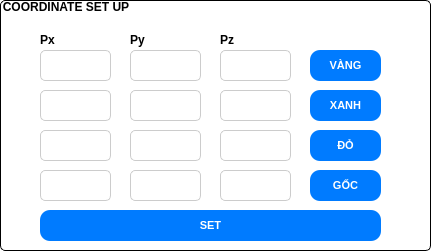
     <widget class="QGroupBox" name="groupBox_24">
      <property name="geometry">
       <rect>
        <x>490</x>
        <y>520</y>
        <width>431</width>
        <height>251</height>
       </rect>
      </property>
      <property name="font">
       <font>
        <pointsize>9</pointsize>
        <weight>75</weight>
        <bold>true</bold>
       </font>
      </property>
      <property name="styleSheet">
       <string notr="true">QGroupBox::title {
    /* Khắc phục lỗi cú pháp: Màu chữ đen */
    color: rgb(0, 0, 0); 
    
    /* ĐẶT NỀN TIÊU ĐỀ TRONG SUỐT */
    background-color: transparent; 
    
    /* Các thuộc tính cần thiết để tiêu đề hiển thị đúng */
    subcontrol-origin: margin;
    subcontrol-position: top left; /* Vị trí tiêu đề (ví dụ: ở giữa trên) */
    padding: 0 1px; /* Đệm xung quanh chữ tiêu đề */
    font-weight: bold;
}

QGroupBox {
    /* Thiết lập khung GroupBox */
    border: 1px solid black;
    border-radius: 5px;
    margin-top: 1.3em; /* Rất quan trọng để chừa chỗ cho tiêu đề */
    background-color: white; /* Màu nền của GroupBox */
    padding: 5px; /* Thêm padding cho nội dung bên trong */
}</string>
      </property>
      <property name="title">
       <string>COORDINATE SET UP</string>
      </property>
      <widget class="QLabel" name="label_51">
       <property name="geometry">
        <rect>
         <x>40</x>
         <y>30</y>
         <width>61</width>
         <height>20</height>
        </rect>
       </property>
       <property name="styleSheet">
        <string notr="true">QLabel {
    /* Khắc phục lỗi cú pháp màu chữ và chỉnh màu */
    color: #000000; /* Màu đỏ đô */
    
    /* 1. CĂN GIỮA NỘI DUNG */
    qproperty-alignment: AlignCenter;
    
    /* 2. Cỡ chữ (Font Size) */
    font-size: 12px;
    
    /* 3. In đậm (Font Weight) */
    font-weight: bold;
    
    /* Các tùy chỉnh phông chữ khác */
    font-family: &quot;Arial&quot;, sans-serif;
    
    /* Nền và các tùy chỉnh khác */
    background-color: transparent; 
}</string>
       </property>
       <property name="text">
        <string>Px</string>
       </property>
      </widget>
      <widget class="QLabel" name="label_52">
       <property name="geometry">
        <rect>
         <x>130</x>
         <y>30</y>
         <width>61</width>
         <height>20</height>
        </rect>
       </property>
       <property name="styleSheet">
        <string notr="true">QLabel {
    /* Khắc phục lỗi cú pháp màu chữ và chỉnh màu */
    color: #000000; /* Màu đỏ đô */
    
    /* 1. CĂN GIỮA NỘI DUNG */
    qproperty-alignment: AlignCenter;
    
    /* 2. Cỡ chữ (Font Size) */
    font-size: 12px;
    
    /* 3. In đậm (Font Weight) */
    font-weight: bold;
    
    /* Các tùy chỉnh phông chữ khác */
    font-family: &quot;Arial&quot;, sans-serif;
    
    /* Nền và các tùy chỉnh khác */
    background-color: transparent; 
}</string>
       </property>
       <property name="text">
        <string>Py</string>
       </property>
      </widget>
      <widget class="QTextEdit" name="txtPx_I_6">
       <property name="geometry">
        <rect>
         <x>40</x>
         <y>50</y>
         <width>71</width>
         <height>31</height>
        </rect>
       </property>
       <property name="styleSheet">
        <string notr="true">QTextEdit {
    /* Màu nền và màu chữ mặc định */
    background-color: #ffffff; /* Nền trắng */
    color: #333333; /* Màu chữ xám đậm */
    
    /* Thiết lập đường viền */
    border: 1px solid #cccccc; /* Viền mỏng màu xám */
    border-radius: 5px; /* Bo tròn góc */
    
    /* Khoảng đệm (padding) bên trong */
    padding: 2px; 
    
    /* Cấu hình phông chữ */
    font-size: 12px;
    font-family: &quot;Segoe UI&quot;, Arial, sans-serif;
}

QTextEdit:focus {
    /* Khi widget được chọn (nhấp vào) */
    border: 2px solid #007bff; /* Viền dày hơn, màu xanh dương nổi bật */
    background-color: #f0f8ff; /* Nền hơi xanh nhạt */
}

QTextEdit:read-only {
    /* Khi QTextEdit chỉ ở chế độ đọc (không thể chỉnh sửa) */
    background-color: #f5f5f5; /* Nền xám nhạt */
    color: #666666; /* Màu chữ xám mờ hơn */
    border: 1px dashed #aaaaaa; /* Viền nét đứt */
}</string>
       </property>
      </widget>
      <widget class="QLabel" name="label_53">
       <property name="geometry">
        <rect>
         <x>220</x>
         <y>30</y>
         <width>61</width>
         <height>20</height>
        </rect>
       </property>
       <property name="styleSheet">
        <string notr="true">QLabel {
    /* Khắc phục lỗi cú pháp màu chữ và chỉnh màu */
    color: #000000; /* Màu đỏ đô */
    
    /* 1. CĂN GIỮA NỘI DUNG */
    qproperty-alignment: AlignCenter;
    
    /* 2. Cỡ chữ (Font Size) */
    font-size: 12px;
    
    /* 3. In đậm (Font Weight) */
    font-weight: bold;
    
    /* Các tùy chỉnh phông chữ khác */
    font-family: &quot;Arial&quot;, sans-serif;
    
    /* Nền và các tùy chỉnh khác */
    background-color: transparent; 
}</string>
       </property>
       <property name="text">
        <string>Pz</string>
       </property>
      </widget>
      <widget class="QTextEdit" name="txtPy_I_6">
       <property name="geometry">
        <rect>
         <x>130</x>
         <y>50</y>
         <width>71</width>
         <height>31</height>
        </rect>
       </property>
       <property name="styleSheet">
        <string notr="true">QTextEdit {
    /* Màu nền và màu chữ mặc định */
    background-color: #ffffff; /* Nền trắng */
    color: #333333; /* Màu chữ xám đậm */
    
    /* Thiết lập đường viền */
    border: 1px solid #cccccc; /* Viền mỏng màu xám */
    border-radius: 5px; /* Bo tròn góc */
    
    /* Khoảng đệm (padding) bên trong */
    padding: 2px; 
    
    /* Cấu hình phông chữ */
    font-size: 12px;
    font-family: &quot;Segoe UI&quot;, Arial, sans-serif;
}

QTextEdit:focus {
    /* Khi widget được chọn (nhấp vào) */
    border: 2px solid #007bff; /* Viền dày hơn, màu xanh dương nổi bật */
    background-color: #f0f8ff; /* Nền hơi xanh nhạt */
}

QTextEdit:read-only {
    /* Khi QTextEdit chỉ ở chế độ đọc (không thể chỉnh sửa) */
    background-color: #f5f5f5; /* Nền xám nhạt */
    color: #666666; /* Màu chữ xám mờ hơn */
    border: 1px dashed #aaaaaa; /* Viền nét đứt */
}</string>
       </property>
      </widget>
      <widget class="QTextEdit" name="txtPz_I_6">
       <property name="geometry">
        <rect>
         <x>220</x>
         <y>50</y>
         <width>71</width>
         <height>31</height>
        </rect>
       </property>
       <property name="styleSheet">
        <string notr="true">QTextEdit {
    /* Màu nền và màu chữ mặc định */
    background-color: #ffffff; /* Nền trắng */
    color: #333333; /* Màu chữ xám đậm */
    
    /* Thiết lập đường viền */
    border: 1px solid #cccccc; /* Viền mỏng màu xám */
    border-radius: 5px; /* Bo tròn góc */
    
    /* Khoảng đệm (padding) bên trong */
    padding: 2px; 
    
    /* Cấu hình phông chữ */
    font-size: 12px;
    font-family: &quot;Segoe UI&quot;, Arial, sans-serif;
}

QTextEdit:focus {
    /* Khi widget được chọn (nhấp vào) */
    border: 2px solid #007bff; /* Viền dày hơn, màu xanh dương nổi bật */
    background-color: #f0f8ff; /* Nền hơi xanh nhạt */
}

QTextEdit:read-only {
    /* Khi QTextEdit chỉ ở chế độ đọc (không thể chỉnh sửa) */
    background-color: #f5f5f5; /* Nền xám nhạt */
    color: #666666; /* Màu chữ xám mờ hơn */
    border: 1px dashed #aaaaaa; /* Viền nét đứt */
}</string>
       </property>
      </widget>
      <widget class="QPushButton" name="senddo_3">
       <property name="geometry">
        <rect>
         <x>310</x>
         <y>130</y>
         <width>71</width>
         <height>31</height>
        </rect>
       </property>
       <property name="styleSheet">
        <string notr="true">QPushButton {
    /* Trạng thái mặc định */
    background-color: #007bff; /* Màu xanh dương cơ bản */
    color: white;
    border: none;
        padding: 4px 8px;
    border-radius: 10px;
    font-size: 11px;
    font-weight: bold;
    transition: background-color 0.3s ease; /* (Gợi ý: Dùng trong PySide/PyQt, có thể không thấy hiệu ứng trong Designer) */
}

QPushButton:hover {
    /* Khi di chuột qua (mouse hover) */
    background-color: #0056b3; /* Màu xanh dương đậm hơn */
    border: 2px solid #004085;
    cursor: pointer; /* Thay đổi con trỏ chuột (có thể không hoạt động trong Designer) */
}

QPushButton:pressed {
    /* Khi nút được nhấn xuống (mouse button pressed) */
    background-color: #004085; /* Màu xanh đậm nhất */
    padding-top: 14px; /* Tạo hiệu ứng &quot;nhấn xuống&quot; bằng cách thay đổi đệm */
    padding-bottom: 10px;
}

QPushButton:disabled {
    /* Khi nút bị vô hiệu hóa (disable) */
    background-color: #cccccc;
    color: #666666;
    border: 1px solid #999999;
}</string>
       </property>
       <property name="text">
        <string>ĐỎ</string>
       </property>
      </widget>
      <widget class="QPushButton" name="sendxanh_3">
       <property name="geometry">
        <rect>
         <x>310</x>
         <y>90</y>
         <width>71</width>
         <height>31</height>
        </rect>
       </property>
       <property name="styleSheet">
        <string notr="true">QPushButton {
    /* Trạng thái mặc định */
    background-color: #007bff; /* Màu xanh dương cơ bản */
    color: white;
    border: none;
        padding: 4px 8px;
    border-radius: 10px;
    font-size: 11px;
    font-weight: bold;
    transition: background-color 0.3s ease; /* (Gợi ý: Dùng trong PySide/PyQt, có thể không thấy hiệu ứng trong Designer) */
}

QPushButton:hover {
    /* Khi di chuột qua (mouse hover) */
    background-color: #0056b3; /* Màu xanh dương đậm hơn */
    border: 2px solid #004085;
    cursor: pointer; /* Thay đổi con trỏ chuột (có thể không hoạt động trong Designer) */
}

QPushButton:pressed {
    /* Khi nút được nhấn xuống (mouse button pressed) */
    background-color: #004085; /* Màu xanh đậm nhất */
    padding-top: 14px; /* Tạo hiệu ứng &quot;nhấn xuống&quot; bằng cách thay đổi đệm */
    padding-bottom: 10px;
}

QPushButton:disabled {
    /* Khi nút bị vô hiệu hóa (disable) */
    background-color: #cccccc;
    color: #666666;
    border: 1px solid #999999;
}</string>
       </property>
       <property name="text">
        <string>XANH</string>
       </property>
      </widget>
      <widget class="QPushButton" name="sendvang_3">
       <property name="geometry">
        <rect>
         <x>310</x>
         <y>50</y>
         <width>71</width>
         <height>31</height>
        </rect>
       </property>
       <property name="styleSheet">
        <string notr="true">QPushButton {
    /* Trạng thái mặc định */
    background-color: #007bff; /* Màu xanh dương cơ bản */
    color: white;
    border: none;
        padding: 4px 8px;
    border-radius: 10px;
    font-size: 11px;
    font-weight: bold;
    transition: background-color 0.3s ease; /* (Gợi ý: Dùng trong PySide/PyQt, có thể không thấy hiệu ứng trong Designer) */
}

QPushButton:hover {
    /* Khi di chuột qua (mouse hover) */
    background-color: #0056b3; /* Màu xanh dương đậm hơn */
    border: 2px solid #004085;
    cursor: pointer; /* Thay đổi con trỏ chuột (có thể không hoạt động trong Designer) */
}

QPushButton:pressed {
    /* Khi nút được nhấn xuống (mouse button pressed) */
    background-color: #004085; /* Màu xanh đậm nhất */
    padding-top: 14px; /* Tạo hiệu ứng &quot;nhấn xuống&quot; bằng cách thay đổi đệm */
    padding-bottom: 10px;
}

QPushButton:disabled {
    /* Khi nút bị vô hiệu hóa (disable) */
    background-color: #cccccc;
    color: #666666;
    border: 1px solid #999999;
}</string>
       </property>
       <property name="text">
        <string>VÀNG</string>
       </property>
      </widget>
      <widget class="QTextEdit" name="txtPy_I_7">
       <property name="geometry">
        <rect>
         <x>130</x>
         <y>90</y>
         <width>71</width>
         <height>31</height>
        </rect>
       </property>
       <property name="styleSheet">
        <string notr="true">QTextEdit {
    /* Màu nền và màu chữ mặc định */
    background-color: #ffffff; /* Nền trắng */
    color: #333333; /* Màu chữ xám đậm */
    
    /* Thiết lập đường viền */
    border: 1px solid #cccccc; /* Viền mỏng màu xám */
    border-radius: 5px; /* Bo tròn góc */
    
    /* Khoảng đệm (padding) bên trong */
    padding: 2px; 
    
    /* Cấu hình phông chữ */
    font-size: 12px;
    font-family: &quot;Segoe UI&quot;, Arial, sans-serif;
}

QTextEdit:focus {
    /* Khi widget được chọn (nhấp vào) */
    border: 2px solid #007bff; /* Viền dày hơn, màu xanh dương nổi bật */
    background-color: #f0f8ff; /* Nền hơi xanh nhạt */
}

QTextEdit:read-only {
    /* Khi QTextEdit chỉ ở chế độ đọc (không thể chỉnh sửa) */
    background-color: #f5f5f5; /* Nền xám nhạt */
    color: #666666; /* Màu chữ xám mờ hơn */
    border: 1px dashed #aaaaaa; /* Viền nét đứt */
}</string>
       </property>
      </widget>
      <widget class="QTextEdit" name="txtPz_I_7">
       <property name="geometry">
        <rect>
         <x>220</x>
         <y>90</y>
         <width>71</width>
         <height>31</height>
        </rect>
       </property>
       <property name="styleSheet">
        <string notr="true">QTextEdit {
    /* Màu nền và màu chữ mặc định */
    background-color: #ffffff; /* Nền trắng */
    color: #333333; /* Màu chữ xám đậm */
    
    /* Thiết lập đường viền */
    border: 1px solid #cccccc; /* Viền mỏng màu xám */
    border-radius: 5px; /* Bo tròn góc */
    
    /* Khoảng đệm (padding) bên trong */
    padding: 2px; 
    
    /* Cấu hình phông chữ */
    font-size: 12px;
    font-family: &quot;Segoe UI&quot;, Arial, sans-serif;
}

QTextEdit:focus {
    /* Khi widget được chọn (nhấp vào) */
    border: 2px solid #007bff; /* Viền dày hơn, màu xanh dương nổi bật */
    background-color: #f0f8ff; /* Nền hơi xanh nhạt */
}

QTextEdit:read-only {
    /* Khi QTextEdit chỉ ở chế độ đọc (không thể chỉnh sửa) */
    background-color: #f5f5f5; /* Nền xám nhạt */
    color: #666666; /* Màu chữ xám mờ hơn */
    border: 1px dashed #aaaaaa; /* Viền nét đứt */
}</string>
       </property>
      </widget>
      <widget class="QTextEdit" name="txtPx_I_7">
       <property name="geometry">
        <rect>
         <x>40</x>
         <y>90</y>
         <width>71</width>
         <height>31</height>
        </rect>
       </property>
       <property name="styleSheet">
        <string notr="true">QTextEdit {
    /* Màu nền và màu chữ mặc định */
    background-color: #ffffff; /* Nền trắng */
    color: #333333; /* Màu chữ xám đậm */
    
    /* Thiết lập đường viền */
    border: 1px solid #cccccc; /* Viền mỏng màu xám */
    border-radius: 5px; /* Bo tròn góc */
    
    /* Khoảng đệm (padding) bên trong */
    padding: 2px; 
    
    /* Cấu hình phông chữ */
    font-size: 12px;
    font-family: &quot;Segoe UI&quot;, Arial, sans-serif;
}

QTextEdit:focus {
    /* Khi widget được chọn (nhấp vào) */
    border: 2px solid #007bff; /* Viền dày hơn, màu xanh dương nổi bật */
    background-color: #f0f8ff; /* Nền hơi xanh nhạt */
}

QTextEdit:read-only {
    /* Khi QTextEdit chỉ ở chế độ đọc (không thể chỉnh sửa) */
    background-color: #f5f5f5; /* Nền xám nhạt */
    color: #666666; /* Màu chữ xám mờ hơn */
    border: 1px dashed #aaaaaa; /* Viền nét đứt */
}</string>
       </property>
      </widget>
      <widget class="QTextEdit" name="txtPy_I_16">
       <property name="geometry">
        <rect>
         <x>130</x>
         <y>130</y>
         <width>71</width>
         <height>31</height>
        </rect>
       </property>
       <property name="styleSheet">
        <string notr="true">QTextEdit {
    /* Màu nền và màu chữ mặc định */
    background-color: #ffffff; /* Nền trắng */
    color: #333333; /* Màu chữ xám đậm */
    
    /* Thiết lập đường viền */
    border: 1px solid #cccccc; /* Viền mỏng màu xám */
    border-radius: 5px; /* Bo tròn góc */
    
    /* Khoảng đệm (padding) bên trong */
    padding: 2px; 
    
    /* Cấu hình phông chữ */
    font-size: 12px;
    font-family: &quot;Segoe UI&quot;, Arial, sans-serif;
}

QTextEdit:focus {
    /* Khi widget được chọn (nhấp vào) */
    border: 2px solid #007bff; /* Viền dày hơn, màu xanh dương nổi bật */
    background-color: #f0f8ff; /* Nền hơi xanh nhạt */
}

QTextEdit:read-only {
    /* Khi QTextEdit chỉ ở chế độ đọc (không thể chỉnh sửa) */
    background-color: #f5f5f5; /* Nền xám nhạt */
    color: #666666; /* Màu chữ xám mờ hơn */
    border: 1px dashed #aaaaaa; /* Viền nét đứt */
}</string>
       </property>
      </widget>
      <widget class="QTextEdit" name="txtPz_I_16">
       <property name="geometry">
        <rect>
         <x>220</x>
         <y>130</y>
         <width>71</width>
         <height>31</height>
        </rect>
       </property>
       <property name="styleSheet">
        <string notr="true">QTextEdit {
    /* Màu nền và màu chữ mặc định */
    background-color: #ffffff; /* Nền trắng */
    color: #333333; /* Màu chữ xám đậm */
    
    /* Thiết lập đường viền */
    border: 1px solid #cccccc; /* Viền mỏng màu xám */
    border-radius: 5px; /* Bo tròn góc */
    
    /* Khoảng đệm (padding) bên trong */
    padding: 2px; 
    
    /* Cấu hình phông chữ */
    font-size: 12px;
    font-family: &quot;Segoe UI&quot;, Arial, sans-serif;
}

QTextEdit:focus {
    /* Khi widget được chọn (nhấp vào) */
    border: 2px solid #007bff; /* Viền dày hơn, màu xanh dương nổi bật */
    background-color: #f0f8ff; /* Nền hơi xanh nhạt */
}

QTextEdit:read-only {
    /* Khi QTextEdit chỉ ở chế độ đọc (không thể chỉnh sửa) */
    background-color: #f5f5f5; /* Nền xám nhạt */
    color: #666666; /* Màu chữ xám mờ hơn */
    border: 1px dashed #aaaaaa; /* Viền nét đứt */
}</string>
       </property>
      </widget>
      <widget class="QTextEdit" name="txtPx_I_16">
       <property name="geometry">
        <rect>
         <x>40</x>
         <y>130</y>
         <width>71</width>
         <height>31</height>
        </rect>
       </property>
       <property name="styleSheet">
        <string notr="true">QTextEdit {
    /* Màu nền và màu chữ mặc định */
    background-color: #ffffff; /* Nền trắng */
    color: #333333; /* Màu chữ xám đậm */
    
    /* Thiết lập đường viền */
    border: 1px solid #cccccc; /* Viền mỏng màu xám */
    border-radius: 5px; /* Bo tròn góc */
    
    /* Khoảng đệm (padding) bên trong */
    padding: 2px; 
    
    /* Cấu hình phông chữ */
    font-size: 12px;
    font-family: &quot;Segoe UI&quot;, Arial, sans-serif;
}

QTextEdit:focus {
    /* Khi widget được chọn (nhấp vào) */
    border: 2px solid #007bff; /* Viền dày hơn, màu xanh dương nổi bật */
    background-color: #f0f8ff; /* Nền hơi xanh nhạt */
}

QTextEdit:read-only {
    /* Khi QTextEdit chỉ ở chế độ đọc (không thể chỉnh sửa) */
    background-color: #f5f5f5; /* Nền xám nhạt */
    color: #666666; /* Màu chữ xám mờ hơn */
    border: 1px dashed #aaaaaa; /* Viền nét đứt */
}</string>
       </property>
      </widget>
      <widget class="QTextEdit" name="txtPz_I_17">
       <property name="geometry">
        <rect>
         <x>220</x>
         <y>170</y>
         <width>71</width>
         <height>31</height>
        </rect>
       </property>
       <property name="styleSheet">
        <string notr="true">QTextEdit {
    /* Màu nền và màu chữ mặc định */
    background-color: #ffffff; /* Nền trắng */
    color: #333333; /* Màu chữ xám đậm */
    
    /* Thiết lập đường viền */
    border: 1px solid #cccccc; /* Viền mỏng màu xám */
    border-radius: 5px; /* Bo tròn góc */
    
    /* Khoảng đệm (padding) bên trong */
    padding: 2px; 
    
    /* Cấu hình phông chữ */
    font-size: 12px;
    font-family: &quot;Segoe UI&quot;, Arial, sans-serif;
}

QTextEdit:focus {
    /* Khi widget được chọn (nhấp vào) */
    border: 2px solid #007bff; /* Viền dày hơn, màu xanh dương nổi bật */
    background-color: #f0f8ff; /* Nền hơi xanh nhạt */
}

QTextEdit:read-only {
    /* Khi QTextEdit chỉ ở chế độ đọc (không thể chỉnh sửa) */
    background-color: #f5f5f5; /* Nền xám nhạt */
    color: #666666; /* Màu chữ xám mờ hơn */
    border: 1px dashed #aaaaaa; /* Viền nét đứt */
}</string>
       </property>
      </widget>
      <widget class="QTextEdit" name="txtPx_I_17">
       <property name="geometry">
        <rect>
         <x>40</x>
         <y>170</y>
         <width>71</width>
         <height>31</height>
        </rect>
       </property>
       <property name="styleSheet">
        <string notr="true">QTextEdit {
    /* Màu nền và màu chữ mặc định */
    background-color: #ffffff; /* Nền trắng */
    color: #333333; /* Màu chữ xám đậm */
    
    /* Thiết lập đường viền */
    border: 1px solid #cccccc; /* Viền mỏng màu xám */
    border-radius: 5px; /* Bo tròn góc */
    
    /* Khoảng đệm (padding) bên trong */
    padding: 2px; 
    
    /* Cấu hình phông chữ */
    font-size: 12px;
    font-family: &quot;Segoe UI&quot;, Arial, sans-serif;
}

QTextEdit:focus {
    /* Khi widget được chọn (nhấp vào) */
    border: 2px solid #007bff; /* Viền dày hơn, màu xanh dương nổi bật */
    background-color: #f0f8ff; /* Nền hơi xanh nhạt */
}

QTextEdit:read-only {
    /* Khi QTextEdit chỉ ở chế độ đọc (không thể chỉnh sửa) */
    background-color: #f5f5f5; /* Nền xám nhạt */
    color: #666666; /* Màu chữ xám mờ hơn */
    border: 1px dashed #aaaaaa; /* Viền nét đứt */
}</string>
       </property>
      </widget>
      <widget class="QTextEdit" name="txtPy_I_17">
       <property name="geometry">
        <rect>
         <x>130</x>
         <y>170</y>
         <width>71</width>
         <height>31</height>
        </rect>
       </property>
       <property name="styleSheet">
        <string notr="true">QTextEdit {
    /* Màu nền và màu chữ mặc định */
    background-color: #ffffff; /* Nền trắng */
    color: #333333; /* Màu chữ xám đậm */
    
    /* Thiết lập đường viền */
    border: 1px solid #cccccc; /* Viền mỏng màu xám */
    border-radius: 5px; /* Bo tròn góc */
    
    /* Khoảng đệm (padding) bên trong */
    padding: 2px; 
    
    /* Cấu hình phông chữ */
    font-size: 12px;
    font-family: &quot;Segoe UI&quot;, Arial, sans-serif;
}

QTextEdit:focus {
    /* Khi widget được chọn (nhấp vào) */
    border: 2px solid #007bff; /* Viền dày hơn, màu xanh dương nổi bật */
    background-color: #f0f8ff; /* Nền hơi xanh nhạt */
}

QTextEdit:read-only {
    /* Khi QTextEdit chỉ ở chế độ đọc (không thể chỉnh sửa) */
    background-color: #f5f5f5; /* Nền xám nhạt */
    color: #666666; /* Màu chữ xám mờ hơn */
    border: 1px dashed #aaaaaa; /* Viền nét đứt */
}</string>
       </property>
      </widget>
      <widget class="QPushButton" name="sendvang_7">
       <property name="geometry">
        <rect>
         <x>310</x>
         <y>170</y>
         <width>71</width>
         <height>31</height>
        </rect>
       </property>
       <property name="styleSheet">
        <string notr="true">QPushButton {
    /* Trạng thái mặc định */
    background-color: #007bff; /* Màu xanh dương cơ bản */
    color: white;
    border: none;
        padding: 4px 8px;
    border-radius: 10px;
    font-size: 11px;
    font-weight: bold;
    transition: background-color 0.3s ease; /* (Gợi ý: Dùng trong PySide/PyQt, có thể không thấy hiệu ứng trong Designer) */
}

QPushButton:hover {
    /* Khi di chuột qua (mouse hover) */
    background-color: #0056b3; /* Màu xanh dương đậm hơn */
    border: 2px solid #004085;
    cursor: pointer; /* Thay đổi con trỏ chuột (có thể không hoạt động trong Designer) */
}

QPushButton:pressed {
    /* Khi nút được nhấn xuống (mouse button pressed) */
    background-color: #004085; /* Màu xanh đậm nhất */
    padding-top: 14px; /* Tạo hiệu ứng &quot;nhấn xuống&quot; bằng cách thay đổi đệm */
    padding-bottom: 10px;
}

QPushButton:disabled {
    /* Khi nút bị vô hiệu hóa (disable) */
    background-color: #cccccc;
    color: #666666;
    border: 1px solid #999999;
}</string>
       </property>
       <property name="text">
        <string>GỐC</string>
       </property>
      </widget>
      <widget class="QPushButton" name="sendvang_8">
       <property name="geometry">
        <rect>
         <x>40</x>
         <y>210</y>
         <width>341</width>
         <height>31</height>
        </rect>
       </property>
       <property name="styleSheet">
        <string notr="true">QPushButton {
    /* Trạng thái mặc định */
    background-color: #007bff; /* Màu xanh dương cơ bản */
    color: white;
    border: none;
        padding: 4px 8px;
    border-radius: 10px;
    font-size: 11px;
    font-weight: bold;
    transition: background-color 0.3s ease; /* (Gợi ý: Dùng trong PySide/PyQt, có thể không thấy hiệu ứng trong Designer) */
}

QPushButton:hover {
    /* Khi di chuột qua (mouse hover) */
    background-color: #0056b3; /* Màu xanh dương đậm hơn */
    border: 2px solid #004085;
    cursor: pointer; /* Thay đổi con trỏ chuột (có thể không hoạt động trong Designer) */
}

QPushButton:pressed {
    /* Khi nút được nhấn xuống (mouse button pressed) */
    background-color: #004085; /* Màu xanh đậm nhất */
    padding-top: 14px; /* Tạo hiệu ứng &quot;nhấn xuống&quot; bằng cách thay đổi đệm */
    padding-bottom: 10px;
}

QPushButton:disabled {
    /* Khi nút bị vô hiệu hóa (disable) */
    background-color: #cccccc;
    color: #666666;
    border: 1px solid #999999;
}</string>
       </property>
       <property name="text">
        <string>SET</string>
       </property>
      </widget>
     </widget>
